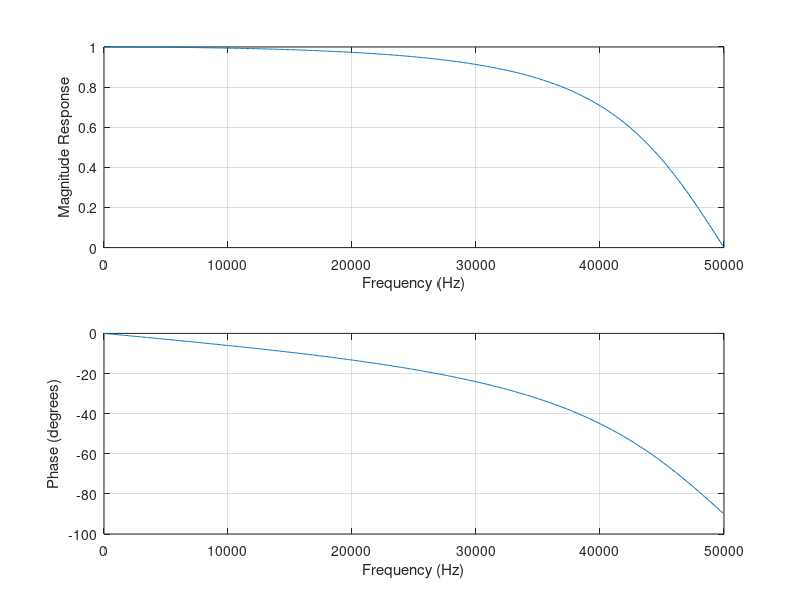

Recreate this plot in MATLAB.
clc;
clear;
%%%%%%%%%%%%%%%%%%%%%   BUTTHERWORTH BAJO %%%%%%%%%%%%%%%%%%%%%%
fs = 100000;
Wp = (40000*2)/fs;
Ws = (41000*2)/fs;
Rp = 3;
As = 60;

orden = 1;

[numerador, denominador] = butter(orden, 40000/(fs/2), 'low');
% freqz( numerador, denominador, 512, 8000);

[Hertz, Fase] = freqz( numerador, denominador, 512);
phi = 180*unwrap(angle(Hertz))/pi;
subplot(2,1,1);
plot( (Fase*fs/2)/(pi), abs(Hertz));
grid;
xlabel('Frequency (Hz)');
ylabel('Magnitude Response');

subplot(2,1,2);
plot( (Fase*fs/2)/(pi), phi);
grid;
xlabel('Frequency (Hz)');
ylabel('Phase (degrees)');

tf(numerador, denominador, fs,'Variable' ,'z^-1');

for i = 1:(orden+1)
    B(i, 1) = numerador(i);
    A(i, 1) = denominador(i);
end
%%%%%%%%%%%%%%%%%%%%%%%%%%%%%%%%%%%%%%%%%%%%%%%%%%%%%%%%%%%%%%

%%%%%%%%%%%%%%%%%%%%%   BUTTHERWORTH ALTO %%%%%%%%%%%%%%%%%%%%%%
% fs = 8000;
% Wp = (2000*2)/fs;
% Ws = (1500*2)/fs;
% Rp = 3;
% As = 60;
% 
% [orden, Fcorte] = buttord( Wp, Ws, Rp, As);
% [numerador, denominador] = butter(orden, Fcorte, 'high');
% % freqz( numerador, denominador, 512, 8000);
% 
% [Hertz, Fase] = freqz( numerador, denominador, 512);
% phi = 180*unwrap(angle(Hertz))/pi;
% subplot(2,1,1);
% plot( (Fase*8000/2)/(pi), abs(Hertz));
% grid;
% xlabel('Frequency (Hz)');
% ylabel('Magnitude Response');
% 
% subplot(2,1,2);
% plot( (Fase*8000/2)/(pi), phi);
% grid;
% xlabel('Frequency (Hz)');
% ylabel('Phase (degrees)');
% 
% tf(numerador, denominador, 8000,'Variable' ,'z^-1');
% 
% for i = 1:(orden+1)
%     B(i, 1) = numerador(i);
%     A(i, 1) = denominador(i);
% end
%%%%%%%%%%%%%%%%%%%%%%%%%%%%%%%%%%%%%%%%%%%%%%%%%%%%%%%%%%%%%%

%%%%%%%%%%%%%%%    BUTTERWORTH RECHAZO  %%%%%%%%%%%%%%%%%%%%%%%
% fs = 8000;
% Wp = ([1200 2400]*2)/fs;
% Ws = ([1600 2000]*2)/fs;
% Rp = 3;   
% As = 50;
% 
% [orden, Fcorte] = buttord( Wp, Ws, Rp, As);
% [numerador, denominador] = butter(orden, Fcorte, 'stop');
% 
% freqz( numerador, denominador, 512, 8000);
% [Hertz, Fase] = freqz( numerador, denominador, 512);
% phi = 180*unwrap(angle(Hertz))/pi;
% subplot(2,1,1);
% plot( (Fase*8000/2)/(pi), abs(Hertz));
% grid;
% xlabel('Frequency (Hz)');
% ylabel('Magnitude Response');
% 
% subplot(2,1,2);
% plot( (Fase*8000/2)/(pi), phi);
% grid;
% xlabel('Frequency (Hz)');
% ylabel('Phase (degrees)');

% tf(numerador, denominador, 8000,'Variable' ,'z^-1');
% 
% for i = 1:((orden*2)+1)
%     B(i, 1) = numerador(i);
%     A(i, 1) = denominador(i);
% end
%%%%%%%%%%%%%%%%%%%%%%%%%%%%%%%%%%%%%%%%%%%%%%%%%%%%%%%%%%%%%%%%%%%

%%%%%%%%%%%%%%%%%   BUTTERWORTH BILINEAL %%%%%%%%%%%%%%%%%%%%%%%%%%%%%%%
% [numeradorA, denominadorA] = lp2bs(1, [1, 3.2361, 5.2361, 5.2361, 3.2361, 1], 13637.99425, 13869.70354);
% [numerador, denominador] = bilinear(numeradorA, denominadorA, 8000);
% 
% % freqz( numerador, denominador, 512, 8000);
% [Hertz, Fase] = freqz( numerador, denominador, 512);
% phi = 180*unwrap(angle(Hertz))/pi;
% subplot(2,1,1);
% plot( (Fase*8000/2)/(pi), abs(Hertz));
% grid;
% xlabel('Frequency (Hz)');
% ylabel('Magnitude Response');
% 
% subplot(2,1,2);
% plot( (Fase*8000/2)/(pi), phi);
% grid;
% xlabel('Frequency (Hz)');
% ylabel('Phase (degrees)');
% 
% for i = 1:((5*2)+1)
%     B(i, 1) = numerador(i);
%     A(i, 1) = denominador(i);
% end
%%%%%%%%%%%%%%%%%%%%%%%%%%%%%%%%%%%%%%%%%%%%%%%%%%%%%%%%%%%%%%%%%%%%%%%